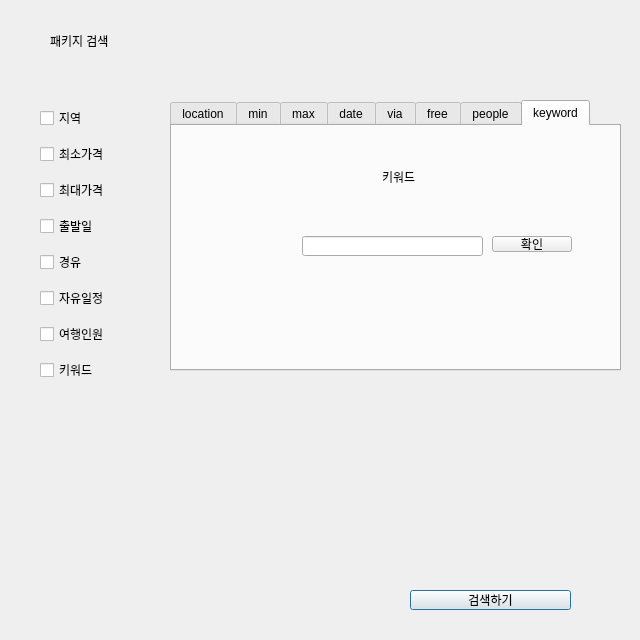
<?xml version="1.0" encoding="UTF-8"?>
<ui version="4.0">
 <class>searchpackage</class>
 <widget class="QDialog" name="searchpackage">
  <property name="geometry">
   <rect>
    <x>0</x>
    <y>0</y>
    <width>640</width>
    <height>640</height>
   </rect>
  </property>
  <property name="windowTitle">
   <string>Dialog</string>
  </property>
  <widget class="QLabel" name="label">
   <property name="geometry">
    <rect>
     <x>50</x>
     <y>30</y>
     <width>71</width>
     <height>21</height>
    </rect>
   </property>
   <property name="text">
    <string>패키지 검색</string>
   </property>
  </widget>
  <widget class="QPushButton" name="searchbut">
   <property name="geometry">
    <rect>
     <x>410</x>
     <y>590</y>
     <width>161</width>
     <height>20</height>
    </rect>
   </property>
   <property name="text">
    <string>검색하기</string>
   </property>
  </widget>
  <widget class="QWidget" name="layoutWidget">
   <property name="geometry">
    <rect>
     <x>40</x>
     <y>100</y>
     <width>121</width>
     <height>291</height>
    </rect>
   </property>
   <layout class="QVBoxLayout" name="verticalLayout">
    <item>
     <widget class="QCheckBox" name="asklocation">
      <property name="text">
       <string>지역</string>
      </property>
     </widget>
    </item>
    <item>
     <widget class="QCheckBox" name="askminp">
      <property name="text">
       <string>최소가격</string>
      </property>
     </widget>
    </item>
    <item>
     <widget class="QCheckBox" name="askmaxp">
      <property name="text">
       <string>최대가격</string>
      </property>
     </widget>
    </item>
    <item>
     <widget class="QCheckBox" name="askdate">
      <property name="text">
       <string>출발일</string>
      </property>
     </widget>
    </item>
    <item>
     <widget class="QCheckBox" name="askvia">
      <property name="text">
       <string>경유</string>
      </property>
     </widget>
    </item>
    <item>
     <widget class="QCheckBox" name="askfree">
      <property name="text">
       <string>자유일정</string>
      </property>
     </widget>
    </item>
    <item>
     <widget class="QCheckBox" name="askppl">
      <property name="text">
       <string>여행인원</string>
      </property>
     </widget>
    </item>
    <item>
     <widget class="QCheckBox" name="asktag">
      <property name="text">
       <string>키워드</string>
      </property>
     </widget>
    </item>
   </layout>
  </widget>
  <widget class="QTabWidget" name="tabWidget">
   <property name="geometry">
    <rect>
     <x>170</x>
     <y>100</y>
     <width>451</width>
     <height>271</height>
    </rect>
   </property>
   <property name="tabShape">
    <enum>QTabWidget::Rounded</enum>
   </property>
   <property name="currentIndex">
    <number>7</number>
   </property>
   <widget class="QWidget" name="tab">
    <attribute name="title">
     <string>location</string>
    </attribute>
    <widget class="QWidget" name="slocation" native="true">
     <property name="geometry">
      <rect>
       <x>120</x>
       <y>100</y>
       <width>221</width>
       <height>41</height>
      </rect>
     </property>
     <widget class="QLineEdit" name="ansloc">
      <property name="geometry">
       <rect>
        <x>10</x>
        <y>10</y>
        <width>113</width>
        <height>20</height>
       </rect>
      </property>
     </widget>
     <widget class="QPushButton" name="loc_button">
      <property name="geometry">
       <rect>
        <x>130</x>
        <y>10</y>
        <width>80</width>
        <height>20</height>
       </rect>
      </property>
      <property name="text">
       <string>확인</string>
      </property>
     </widget>
    </widget>
    <widget class="QLabel" name="label_2">
     <property name="geometry">
      <rect>
       <x>123</x>
       <y>50</y>
       <width>121</width>
       <height>31</height>
      </rect>
     </property>
     <property name="text">
      <string>위치 검색</string>
     </property>
    </widget>
   </widget>
   <widget class="QWidget" name="tab_2">
    <attribute name="title">
     <string>min</string>
    </attribute>
    <widget class="QWidget" name="sminprice" native="true">
     <property name="geometry">
      <rect>
       <x>50</x>
       <y>70</y>
       <width>371</width>
       <height>61</height>
      </rect>
     </property>
     <widget class="QSlider" name="priceslider">
      <property name="geometry">
       <rect>
        <x>20</x>
        <y>10</y>
        <width>311</width>
        <height>16</height>
       </rect>
      </property>
      <property name="minimum">
       <number>3</number>
      </property>
      <property name="maximum">
       <number>500</number>
      </property>
      <property name="orientation">
       <enum>Qt::Horizontal</enum>
      </property>
      <property name="tickPosition">
       <enum>QSlider::TicksAbove</enum>
      </property>
      <property name="tickInterval">
       <number>100</number>
      </property>
     </widget>
     <widget class="QLabel" name="pricelabel">
      <property name="geometry">
       <rect>
        <x>150</x>
        <y>40</y>
        <width>54</width>
        <height>16</height>
       </rect>
      </property>
      <property name="text">
       <string/>
      </property>
     </widget>
     <widget class="QPushButton" name="loc_button_2">
      <property name="geometry">
       <rect>
        <x>280</x>
        <y>40</y>
        <width>80</width>
        <height>16</height>
       </rect>
      </property>
      <property name="text">
       <string>확인</string>
      </property>
     </widget>
    </widget>
    <widget class="QLabel" name="label_3">
     <property name="geometry">
      <rect>
       <x>173</x>
       <y>20</y>
       <width>71</width>
       <height>21</height>
      </rect>
     </property>
     <property name="text">
      <string>최소가격</string>
     </property>
    </widget>
   </widget>
   <widget class="QWidget" name="tab_3">
    <attribute name="title">
     <string>max</string>
    </attribute>
    <widget class="QWidget" name="smaxprice" native="true">
     <property name="geometry">
      <rect>
       <x>30</x>
       <y>90</y>
       <width>371</width>
       <height>61</height>
      </rect>
     </property>
     <widget class="QSlider" name="priceslider_2">
      <property name="geometry">
       <rect>
        <x>20</x>
        <y>10</y>
        <width>311</width>
        <height>16</height>
       </rect>
      </property>
      <property name="minimum">
       <number>3</number>
      </property>
      <property name="maximum">
       <number>500</number>
      </property>
      <property name="orientation">
       <enum>Qt::Horizontal</enum>
      </property>
      <property name="tickPosition">
       <enum>QSlider::TicksAbove</enum>
      </property>
      <property name="tickInterval">
       <number>100</number>
      </property>
     </widget>
     <widget class="QLabel" name="pricelabel_2">
      <property name="geometry">
       <rect>
        <x>150</x>
        <y>40</y>
        <width>54</width>
        <height>16</height>
       </rect>
      </property>
      <property name="text">
       <string/>
      </property>
     </widget>
     <widget class="QPushButton" name="loc_button_3">
      <property name="geometry">
       <rect>
        <x>280</x>
        <y>40</y>
        <width>80</width>
        <height>16</height>
       </rect>
      </property>
      <property name="text">
       <string>확인</string>
      </property>
     </widget>
    </widget>
    <widget class="QLabel" name="label_4">
     <property name="geometry">
      <rect>
       <x>180</x>
       <y>30</y>
       <width>111</width>
       <height>31</height>
      </rect>
     </property>
     <property name="text">
      <string>최대가격</string>
     </property>
    </widget>
   </widget>
   <widget class="QWidget" name="tab_4">
    <attribute name="title">
     <string>date</string>
    </attribute>
    <widget class="QWidget" name="trav_start_date" native="true">
     <property name="geometry">
      <rect>
       <x>70</x>
       <y>20</y>
       <width>301</width>
       <height>181</height>
      </rect>
     </property>
     <widget class="QDateEdit" name="dateEdit">
      <property name="geometry">
       <rect>
        <x>30</x>
        <y>20</y>
        <width>110</width>
        <height>22</height>
       </rect>
      </property>
      <property name="calendarPopup">
       <bool>true</bool>
      </property>
     </widget>
     <widget class="QPushButton" name="loc_button_4">
      <property name="geometry">
       <rect>
        <x>190</x>
        <y>150</y>
        <width>80</width>
        <height>16</height>
       </rect>
      </property>
      <property name="text">
       <string>확인</string>
      </property>
     </widget>
    </widget>
   </widget>
   <widget class="QWidget" name="tab_5">
    <attribute name="title">
     <string>via</string>
    </attribute>
    <widget class="QComboBox" name="via_combox">
     <property name="geometry">
      <rect>
       <x>100</x>
       <y>130</y>
       <width>72</width>
       <height>22</height>
      </rect>
     </property>
     <property name="currentText">
      <string/>
     </property>
     <property name="currentIndex">
      <number>-1</number>
     </property>
     <property name="maxVisibleItems">
      <number>2</number>
     </property>
    </widget>
    <widget class="QPushButton" name="loc_button_5">
     <property name="geometry">
      <rect>
       <x>240</x>
       <y>130</y>
       <width>80</width>
       <height>16</height>
      </rect>
     </property>
     <property name="text">
      <string>확인</string>
     </property>
    </widget>
    <widget class="QLabel" name="label_5">
     <property name="geometry">
      <rect>
       <x>173</x>
       <y>30</y>
       <width>71</width>
       <height>21</height>
      </rect>
     </property>
     <property name="text">
      <string>경유</string>
     </property>
    </widget>
   </widget>
   <widget class="QWidget" name="tab_6">
    <attribute name="title">
     <string>free</string>
    </attribute>
    <widget class="QComboBox" name="trav_combox">
     <property name="geometry">
      <rect>
       <x>110</x>
       <y>120</y>
       <width>72</width>
       <height>22</height>
      </rect>
     </property>
     <property name="editable">
      <bool>false</bool>
     </property>
     <property name="currentText">
      <string/>
     </property>
     <property name="currentIndex">
      <number>-1</number>
     </property>
     <property name="maxVisibleItems">
      <number>2</number>
     </property>
    </widget>
    <widget class="QPushButton" name="loc_button_6">
     <property name="geometry">
      <rect>
       <x>240</x>
       <y>120</y>
       <width>80</width>
       <height>16</height>
      </rect>
     </property>
     <property name="text">
      <string>확인</string>
     </property>
    </widget>
    <widget class="QLabel" name="label_6">
     <property name="geometry">
      <rect>
       <x>180</x>
       <y>30</y>
       <width>71</width>
       <height>31</height>
      </rect>
     </property>
     <property name="text">
      <string>자유 여행</string>
     </property>
    </widget>
   </widget>
   <widget class="QWidget" name="tab_7">
    <attribute name="title">
     <string>people</string>
    </attribute>
    <widget class="QWidget" name="ppl" native="true">
     <property name="geometry">
      <rect>
       <x>130</x>
       <y>50</y>
       <width>211</width>
       <height>131</height>
      </rect>
     </property>
     <widget class="QWidget" name="layoutWidget">
      <property name="geometry">
       <rect>
        <x>10</x>
        <y>50</y>
        <width>182</width>
        <height>34</height>
       </rect>
      </property>
      <layout class="QHBoxLayout" name="horizontalLayout">
       <item>
        <widget class="QSpinBox" name="adultspin"/>
       </item>
       <item>
        <widget class="QSpinBox" name="childspin"/>
       </item>
       <item>
        <widget class="QSpinBox" name="under"/>
       </item>
      </layout>
     </widget>
     <widget class="QWidget" name="layoutWidget">
      <property name="geometry">
       <rect>
        <x>10</x>
        <y>20</y>
        <width>230</width>
        <height>26</height>
       </rect>
      </property>
      <layout class="QHBoxLayout" name="horizontalLayout_2">
       <item>
        <widget class="QLabel" name="adult">
         <property name="text">
          <string>성인</string>
         </property>
        </widget>
       </item>
       <item>
        <widget class="QLabel" name="child">
         <property name="text">
          <string>소아(초,중)</string>
         </property>
        </widget>
       </item>
       <item>
        <widget class="QLabel" name="under6">
         <property name="text">
          <string>유아</string>
         </property>
        </widget>
       </item>
      </layout>
     </widget>
     <widget class="QPushButton" name="loc_button_7">
      <property name="geometry">
       <rect>
        <x>50</x>
        <y>90</y>
        <width>80</width>
        <height>16</height>
       </rect>
      </property>
      <property name="text">
       <string>확인</string>
      </property>
     </widget>
    </widget>
    <widget class="QLabel" name="label_7">
     <property name="geometry">
      <rect>
       <x>190</x>
       <y>20</y>
       <width>71</width>
       <height>21</height>
      </rect>
     </property>
     <property name="text">
      <string>여행인원</string>
     </property>
    </widget>
   </widget>
   <widget class="QWidget" name="tab_8">
    <attribute name="title">
     <string>keyword</string>
    </attribute>
    <widget class="QLineEdit" name="tagline">
     <property name="geometry">
      <rect>
       <x>130</x>
       <y>110</y>
       <width>181</width>
       <height>20</height>
      </rect>
     </property>
    </widget>
    <widget class="QPushButton" name="loc_button_8">
     <property name="geometry">
      <rect>
       <x>320</x>
       <y>110</y>
       <width>80</width>
       <height>16</height>
      </rect>
     </property>
     <property name="text">
      <string>확인</string>
     </property>
    </widget>
    <widget class="QLabel" name="label_8">
     <property name="geometry">
      <rect>
       <x>210</x>
       <y>40</y>
       <width>71</width>
       <height>21</height>
      </rect>
     </property>
     <property name="text">
      <string>키워드</string>
     </property>
    </widget>
   </widget>
  </widget>
  <widget class="QLabel" name="label_9">
   <property name="geometry">
    <rect>
     <x>150</x>
     <y>400</y>
     <width>450</width>
     <height>150</height>
    </rect>
   </property>
   <property name="text">
    <string/>
   </property>
  </widget>
 </widget>
 <resources/>
 <connections>
  <connection>
   <sender>loc_button</sender>
   <signal>clicked()</signal>
   <receiver>asklocation</receiver>
   <slot>click()</slot>
   <hints>
    <hint type="sourcelabel">
     <x>449</x>
     <y>245</y>
    </hint>
    <hint type="destinationlabel">
     <x>86</x>
     <y>121</y>
    </hint>
   </hints>
  </connection>
  <connection>
   <sender>loc_button_8</sender>
   <signal>clicked()</signal>
   <receiver>asktag</receiver>
   <slot>click()</slot>
   <hints>
    <hint type="sourcelabel">
     <x>523</x>
     <y>246</y>
    </hint>
    <hint type="destinationlabel">
     <x>114</x>
     <y>364</y>
    </hint>
   </hints>
  </connection>
  <connection>
   <sender>loc_button_7</sender>
   <signal>clicked()</signal>
   <receiver>askppl</receiver>
   <slot>click()</slot>
   <hints>
    <hint type="sourcelabel">
     <x>398</x>
     <y>271</y>
    </hint>
    <hint type="destinationlabel">
     <x>116</x>
     <y>328</y>
    </hint>
   </hints>
  </connection>
  <connection>
   <sender>loc_button_6</sender>
   <signal>clicked()</signal>
   <receiver>askfree</receiver>
   <slot>click()</slot>
   <hints>
    <hint type="sourcelabel">
     <x>419</x>
     <y>252</y>
    </hint>
    <hint type="destinationlabel">
     <x>116</x>
     <y>294</y>
    </hint>
   </hints>
  </connection>
  <connection>
   <sender>loc_button_5</sender>
   <signal>clicked()</signal>
   <receiver>askvia</receiver>
   <slot>click()</slot>
   <hints>
    <hint type="sourcelabel">
     <x>425</x>
     <y>266</y>
    </hint>
    <hint type="destinationlabel">
     <x>102</x>
     <y>257</y>
    </hint>
   </hints>
  </connection>
  <connection>
   <sender>loc_button_4</sender>
   <signal>clicked()</signal>
   <receiver>askdate</receiver>
   <slot>click()</slot>
   <hints>
    <hint type="sourcelabel">
     <x>456</x>
     <y>300</y>
    </hint>
    <hint type="destinationlabel">
     <x>110</x>
     <y>224</y>
    </hint>
   </hints>
  </connection>
  <connection>
   <sender>loc_button_3</sender>
   <signal>clicked()</signal>
   <receiver>askmaxp</receiver>
   <slot>click()</slot>
   <hints>
    <hint type="sourcelabel">
     <x>496</x>
     <y>264</y>
    </hint>
    <hint type="destinationlabel">
     <x>111</x>
     <y>190</y>
    </hint>
   </hints>
  </connection>
  <connection>
   <sender>loc_button_2</sender>
   <signal>clicked()</signal>
   <receiver>askminp</receiver>
   <slot>click()</slot>
   <hints>
    <hint type="sourcelabel">
     <x>497</x>
     <y>239</y>
    </hint>
    <hint type="destinationlabel">
     <x>117</x>
     <y>155</y>
    </hint>
   </hints>
  </connection>
 </connections>
</ui>
